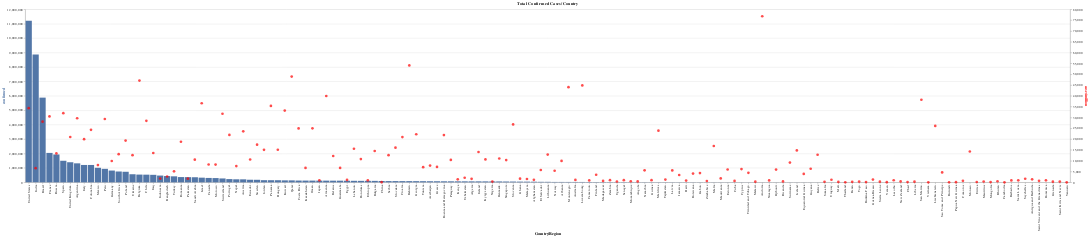

Notebook code cell kept with this figure:
### Markdown cell above
## 2. Altair Plot <a name="ch2"></a>

### Code cell
# Plot Altair 1: Per country total cases and cases/million populations

source = final_df

#base configuration
base = alt.Chart(source).encode(
        alt.X('Country/Region:N',sort=None), tooltip=['Country/Region', 'confirmed', 'cases/million']
).properties( height = 500,
        title='Total Confirmed Cases/Country'
)

#base title configuration

#bar chart
bar = base.mark_bar(color='#5276A7').encode(
    alt.Y('confirmed:Q', axis=alt.Axis(titleColor='#5276A7'))
)
#point for cases/million and its axis
point = base.mark_circle(size=60, color='red').encode(
    alt.Y('cases/million:Q', axis=alt.Axis(titleColor='red'))
)
#merge the plot
alt.layer(bar, point).resolve_scale(y='independent')

### Figure 1 — Vega-Lite specification as saved in the notebook (floating-point values rounded to 4 significant figures; data arrays with more than 128 entries replaced by an {"elided": "..."} marker saying what was removed)
{"config": {"view": {"continuousWidth": 400, "continuousHeight": 300}}, "layer": [{"mark": {"type": "bar", "color": "#5276A7"}, "encoding": {"tooltip": [{"type": "nominal", "field": "Country/Region"}, {"type": "quantitative", "field": "confirmed"}, {"type": "quantitative", "field": "cases/million"}], "x": {"type": "nominal", "field": "Country/Region", "sort": null}, "y": {"type": "quantitative", "axis": {"titleColor": "#5276A7"}, "field": "confirmed"}}, "height": 500, "title": "Total Confirmed Cases/Country"}, {"mark": {"type": "circle", "color": "red", "size": 60}, "encoding": {"tooltip": [{"type": "nominal", "field": "Country/Region"}, {"type": "quantitative", "field": "confirmed"}, {"type": "quantitative", "field": "cases/million"}], "x": {"type": "nominal", "field": "Country/Region", "sort": null}, "y": {"type": "quantitative", "axis": {"titleColor": "red"}, "field": "cases/million"}}, "height": 500, "title": "Total Confirmed Cases/Country"}], "data": {"name": "data-4855839c04d142872c011215e6c359be"}, "resolve": {"scale": {"y": "independent"}}, "$schema": "https://vega.github.io/schema/vega-lite/v4.8.1.json", "datasets": {"data-4855839c04d142872c011215e6c359be": {"elided": "151 records"}}}
